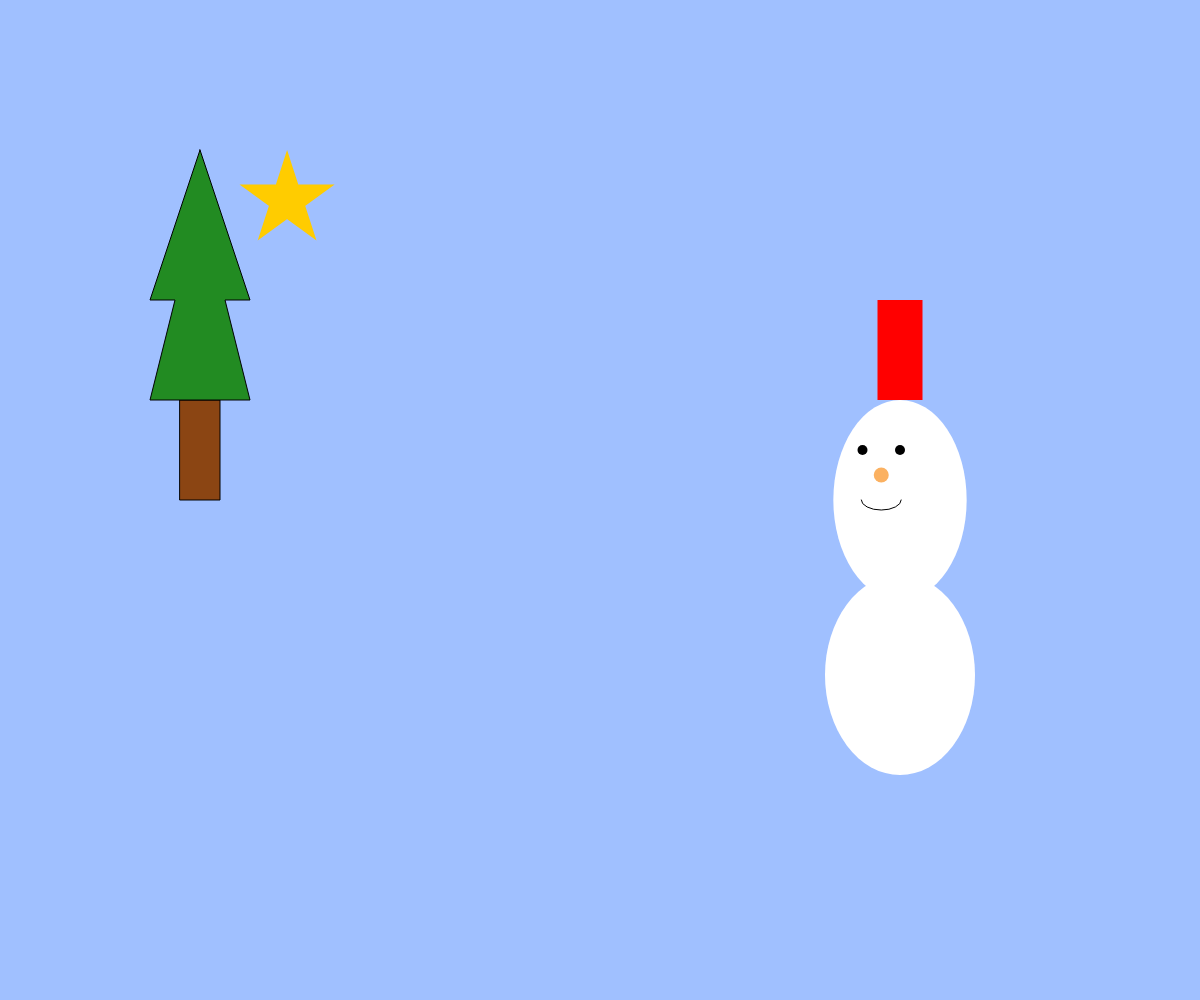
Frame 1 (no input)
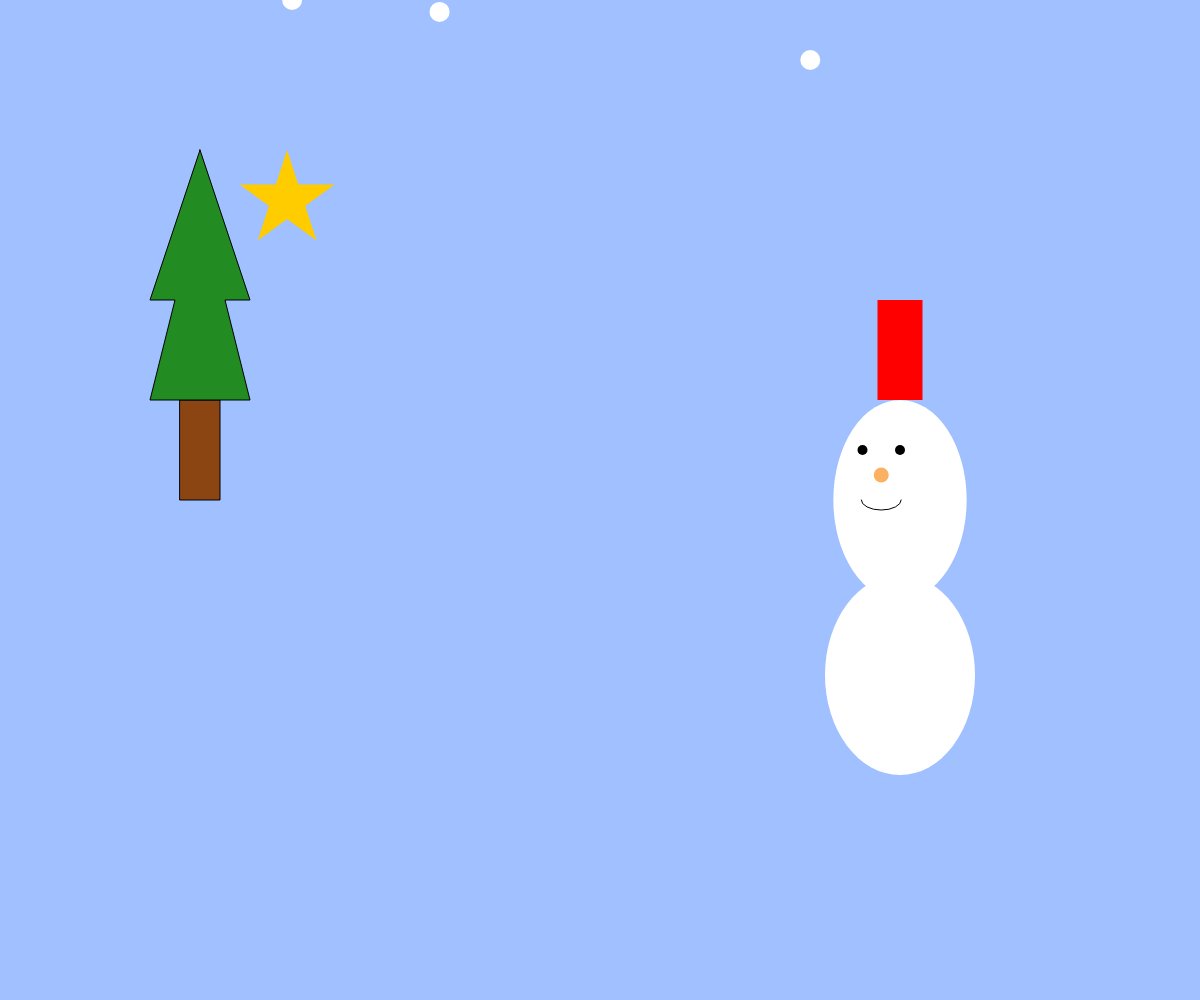
Frame 60 (no input)
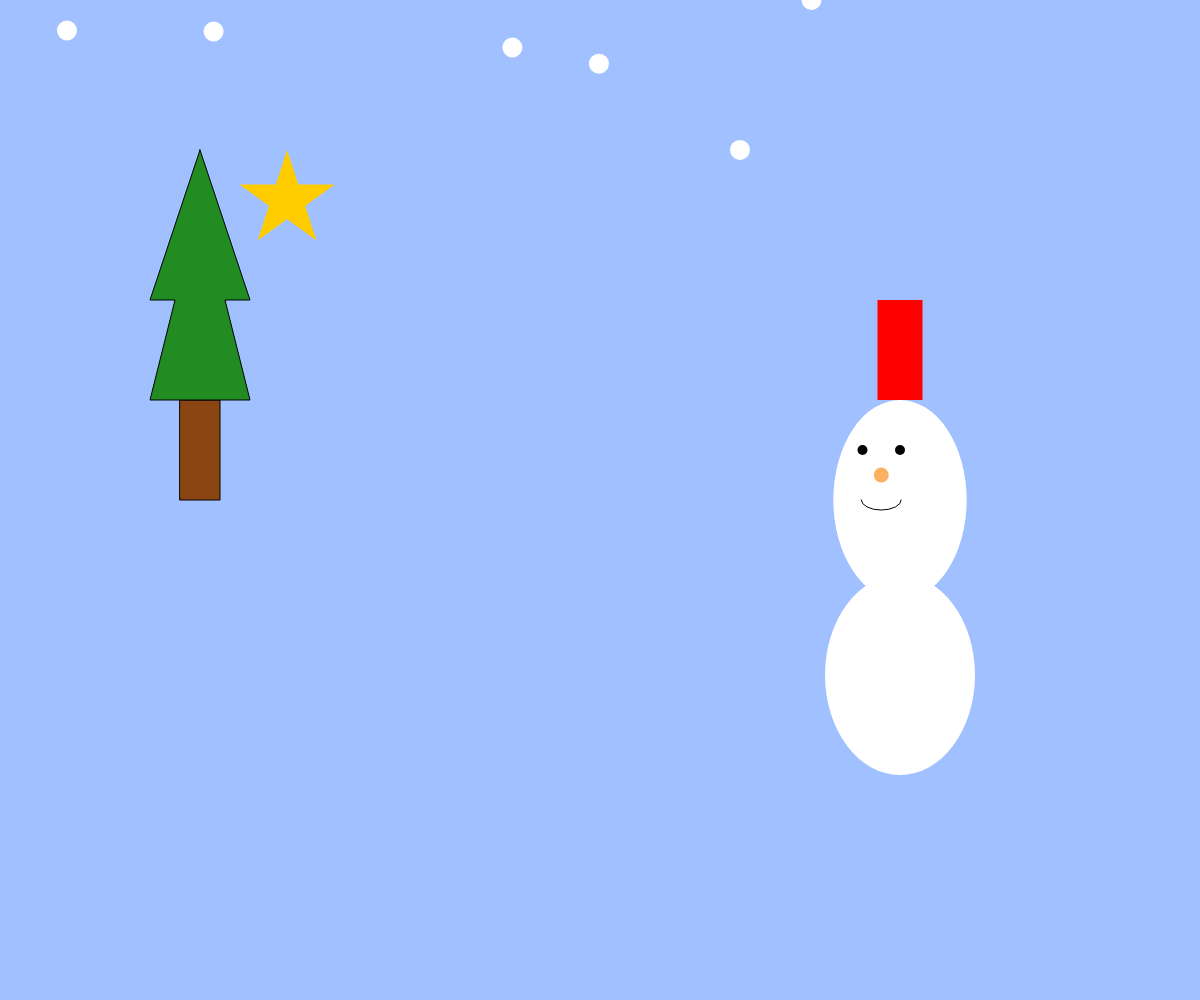
Frame 120 (the mouse pressed at the canvas centre since frame 60)

The p5.js sketch that drew these frames (run headless with seeded random() and noise() and a simulated clock; from frame 60 on, the mouse is pressed at the canvas centre):

// p5.js sketch
// ── sketch.js
alert('Aを押すと雪が大きくなり、Lを押すと雪が小さくなります') ///setup, draw以外の関数



let balls = [];
let snowpiles = [];
let snowsize = 20

function setup() {
  createCanvas(windowWidth, windowHeight);
}

function draw() {
  background(160, 192, 255);

  
  if (keyIsDown("A".charCodeAt(0))){
    snowsize += 5;
  } else if(keyIsDown("L".charCodeAt(0))){
    snowsize -= 1;
  }

  if (frameCount % 20 === 0) {
    const b = {
      x: random(width),
      y: 0,
      size: snowsize,
      vx: random(-2, 2),
      vy: random(0, 2)
    };
    balls.push(b);

  if(snowsize<0){snowsize=1}
  if(snowsize>40){snowsize=40}
  
 }
   
  

  // 雪の描画と移動
  for (let i = 0; i < balls.length; i++) {
    let b1 = balls[i];
    noStroke();
    fill(255);
    ellipse(b1.x, b1.y, b1.size);
    b1.x += b1.vx;
    b1.y += b1.vy;

    if (b1.y > height - 10) {
      // ボールを地面の高さに補正
      b1.y = height - 10;

      let snowPile = {
        x: b1.x,
        y: b1.y,
        size: b1.size
      };
      snowpiles.push(snowPile);

      // ボールを削除
      balls.splice(i, 1);
      i--;
    } else if (b1.x < 0 || b1.x > width || b1.y < 0 || b1.y > height) {
      // ボールが画面外に出たら削除
      balls.splice(i, 1);
      i--;
    }
  }

  // 雪の積もりを描画
  fill(255); // 雪の色
  for (let i = 0; i < snowpiles.length; i++) {
    let pile = snowpiles[i];
    ellipse(pile.x, pile.y, pile.size);
  }

  {
  fill(255);
  noStroke();
  ellipse(width*6/8,height*6.75/10,width/8,height*2/10);
  //の中心,中心,半径,半径
  ellipse(width*6/8,height*5/10,width/9,height*2/10);
  //円の中心,中心,半径,半径

//雪だるまの帽子△ver
//fill(255,0,0);
//noStroke();
//beginShape();
//vertex(width*6/8,height*3/10);
//vertex(width*6.4/8,height*4/10);
//vertex(width*5.6/8,height*4/10);
//endShape(CLOSE);

//雪だるまの帽子□ver
fill(255,0,0);
noStroke();
rect(width*5.85/8,height*3/10,width*1.5/40,height/10)

//雪だるまの顔の中身
fill(0);
  noStroke(0);
  ellipse(width*23/32,height*9/20,10,10);
  ellipse(width*24/32,height*9/20,10,10);

  fill(251,177,97);
  noStroke();
  ellipse(width*47/64,height*19/40,15,15);

  fill(255);
  stroke(0)
  arc(width*47/64,height*10/20,40,20,0,PI);

}

  fill(139, 69, 19); // 茶色
  rect(180, 400, 40, 100);

  // 木の葉（手動で描画）
  fill(34, 139, 34); // 緑
  beginShape();
  vertex(200, 150); // 上部中央
  vertex(250, 300); // 右上
  vertex(225, 300); // 右中
  vertex(250, 400); //　右下
  vertex(150, 400); //　左下
  vertex(175, 300); // 左中
  vertex(150, 300); // 左上
  endShape(CLOSE);

  noStroke()
  fill(255, 204, 0);
  beginShape();
  for(let z = 0; z < 5; z++){
    let theta = TWO_PI * z * 2 / 5 - HALF_PI;
    let x = width/4.18 + cos(theta) * 50;
    //画面横幅の２分の１が星の中心のx座標→「2」を変更してクリスマスツリーの頂点に合わせる
    let y = windowHeight/5 + sin(theta) * 50;
    //画面縦幅の２分の１が星の中心のy座標→「２」を変更してクリスマスツリーの頂点に合わせる
    vertex(x, y);
   }
  endShape(CLOSE);
  }




function windowResized() {
  resizeCanvas(windowWidth, windowHeight);
}
